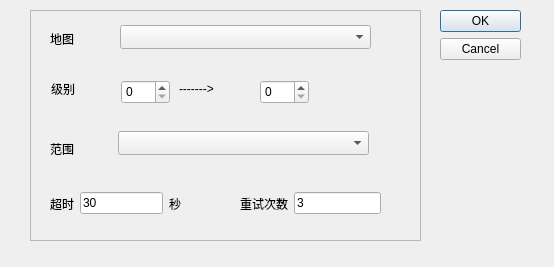
<?xml version="1.0" encoding="UTF-8"?>
<ui version="4.0">
 <class>Dialog</class>
 <widget class="QDialog" name="Dialog">
  <property name="geometry">
   <rect>
    <x>0</x>
    <y>0</y>
    <width>554</width>
    <height>267</height>
   </rect>
  </property>
  <property name="windowTitle">
   <string>新增下载任务</string>
  </property>
  <widget class="QDialogButtonBox" name="buttonBox">
   <property name="geometry">
    <rect>
     <x>440</x>
     <y>10</y>
     <width>81</width>
     <height>241</height>
    </rect>
   </property>
   <property name="orientation">
    <enum>Qt::Vertical</enum>
   </property>
   <property name="standardButtons">
    <set>QDialogButtonBox::Cancel|QDialogButtonBox::Ok</set>
   </property>
  </widget>
  <widget class="QFrame" name="frame">
   <property name="geometry">
    <rect>
     <x>30</x>
     <y>10</y>
     <width>391</width>
     <height>231</height>
    </rect>
   </property>
   <property name="frameShape">
    <enum>QFrame::StyledPanel</enum>
   </property>
   <property name="frameShadow">
    <enum>QFrame::Raised</enum>
   </property>
   <widget class="QLabel" name="label">
    <property name="geometry">
     <rect>
      <x>20</x>
      <y>20</y>
      <width>36</width>
      <height>18</height>
     </rect>
    </property>
    <property name="text">
     <string>地图</string>
    </property>
   </widget>
   <widget class="QComboBox" name="cb_mapTypes">
    <property name="geometry">
     <rect>
      <x>90</x>
      <y>15</y>
      <width>251</width>
      <height>24</height>
     </rect>
    </property>
   </widget>
   <widget class="QLabel" name="label_2">
    <property name="geometry">
     <rect>
      <x>21</x>
      <y>70</y>
      <width>36</width>
      <height>18</height>
     </rect>
    </property>
    <property name="text">
     <string>级别</string>
    </property>
   </widget>
   <widget class="QSpinBox" name="sp_level">
    <property name="geometry">
     <rect>
      <x>91</x>
      <y>70</y>
      <width>49</width>
      <height>24</height>
     </rect>
    </property>
    <property name="maximum">
     <number>19</number>
    </property>
   </widget>
   <widget class="QLabel" name="label_3">
    <property name="geometry">
     <rect>
      <x>20</x>
      <y>130</y>
      <width>36</width>
      <height>18</height>
     </rect>
    </property>
    <property name="text">
     <string>范围</string>
    </property>
   </widget>
   <widget class="QComboBox" name="cb_range">
    <property name="geometry">
     <rect>
      <x>88</x>
      <y>121</y>
      <width>251</width>
      <height>24</height>
     </rect>
    </property>
   </widget>
   <widget class="QLabel" name="label_4">
    <property name="geometry">
     <rect>
      <x>149</x>
      <y>70</y>
      <width>72</width>
      <height>18</height>
     </rect>
    </property>
    <property name="text">
     <string>-------&gt;</string>
    </property>
   </widget>
   <widget class="QSpinBox" name="sp_level_2">
    <property name="geometry">
     <rect>
      <x>230</x>
      <y>70</y>
      <width>49</width>
      <height>24</height>
     </rect>
    </property>
    <property name="maximum">
     <number>19</number>
    </property>
   </widget>
   <widget class="QWidget" name="">
    <property name="geometry">
     <rect>
      <x>20</x>
      <y>180</y>
      <width>131</width>
      <height>27</height>
     </rect>
    </property>
    <layout class="QHBoxLayout" name="horizontalLayout">
     <item>
      <widget class="QLabel" name="label_5">
       <property name="text">
        <string>超时</string>
       </property>
      </widget>
     </item>
     <item>
      <widget class="QLineEdit" name="le_timeout">
       <property name="text">
        <string>30</string>
       </property>
      </widget>
     </item>
     <item>
      <widget class="QLabel" name="label_7">
       <property name="text">
        <string>秒</string>
       </property>
      </widget>
     </item>
    </layout>
   </widget>
   <widget class="QWidget" name="">
    <property name="geometry">
     <rect>
      <x>210</x>
      <y>180</y>
      <width>141</width>
      <height>27</height>
     </rect>
    </property>
    <layout class="QHBoxLayout" name="horizontalLayout_2">
     <item>
      <widget class="QLabel" name="label_6">
       <property name="text">
        <string>重试次数</string>
       </property>
      </widget>
     </item>
     <item>
      <widget class="QLineEdit" name="le_retry">
       <property name="text">
        <string>3</string>
       </property>
      </widget>
     </item>
    </layout>
   </widget>
  </widget>
 </widget>
 <resources/>
 <connections>
  <connection>
   <sender>buttonBox</sender>
   <signal>accepted()</signal>
   <receiver>Dialog</receiver>
   <slot>accept()</slot>
   <hints>
    <hint type="sourcelabel">
     <x>248</x>
     <y>254</y>
    </hint>
    <hint type="destinationlabel">
     <x>157</x>
     <y>274</y>
    </hint>
   </hints>
  </connection>
  <connection>
   <sender>buttonBox</sender>
   <signal>rejected()</signal>
   <receiver>Dialog</receiver>
   <slot>reject()</slot>
   <hints>
    <hint type="sourcelabel">
     <x>316</x>
     <y>260</y>
    </hint>
    <hint type="destinationlabel">
     <x>286</x>
     <y>274</y>
    </hint>
   </hints>
  </connection>
 </connections>
</ui>
